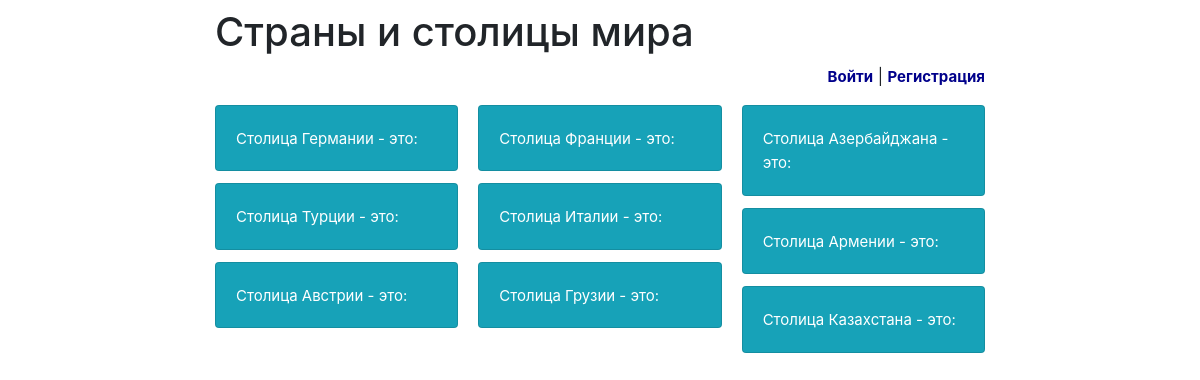
Page /geography/ on the committed database.
### geography/models.py (models this page shows)
class Capital(models.Model):
    capital_text = models.CharField(max_length=255)
    pub_date = models.DateTimeField('date published')

### geography/views.py (the view)
# urls.py: path(r'', views.index, name='index'),
def index(request):
    message = None
    if "message" in request.GET:
        message = request.GET["message"]
    return render(
        request,
        "index.html",
        {
            "latest_geography":
                Capital.objects.order_by('-pub_date')[:100],
            "message": message
        }
    )

### templates/index.html (shortened to what this page needs)
{% extends 'base.html' %}
{% block main %}
    {% if latest_geography %}
        <div class="card-columns" >
        {% for capital in latest_geography %}
        <div class="card bg-info">
        <div class="card-body text-left">
                    <a href="/geography/{{ capital.id }}/"
                    style="text-decoration:none;color:white;font-size:15px">
                        {{ capital.capital_text }}
                    </a>
        </div>
        </div>
        {% endfor %}
         </div>
    {% else %}
        <p>Нет стран для проверки ваших знаний.</p>
    {% endif %}
{% endblock %}

### templates/base.html (shortened to what this page needs)
<!doctype html>
<html lang="en">
<head>
     <link rel="stylesheet" href="https://cdn.jsdelivr.net/npm/bootstrap@4.6.1/dist/css/bootstrap.min.css">
</head>
<body style="background:url(https://avatars.mds.yandex.net/i?id=f2e61ecd6a3b5af2cca3b9c22defcc52-5489111-images-thumbs&n=13);background-size:100%" >
<div class="container-fluid">
    <div class="row justify-content-center " >
        <div class="col-8">
            <h1 class="mt-2">Страны и столицы мира</h1>
            {% if user.is_authenticated %}
                <p class="text-right ">
                    Привет, {{ user.username }}!
                    <a href="/geography/logout"
                     style="text-decoration:none;color:darkblue;font-size:15px;font-weight:bold">Выйти</a> |
                    <a href="/geography/password-change"
                     style="text-decoration:none;color:darkblue;font-size:15px;font-weight:bold ">
                        Сменить пароль
                    </a>
                </p>
            {% else %}
                <p class="text-right">
                    <a href="/geography/login"
                       style="text-decoration:none;color:darkblue;font-size:15px; font-weight:bold">Войти</a> |
                    <a href="/geography/register"
                     style="text-decoration:none;color:darkblue;font-size:15px;font-weight:bold">Регистрация</a>
                </p>
            {% endif %}
                    {% block main %}
                    {% endblock %}
        </div>
    </div>
</div>
</body>
</html>

### rows in the picture
Capital: capital_text "Столица Германии - это:"
Capital: capital_text "Столица Турции - это:"
Capital: capital_text "Столица Австрии - это:"
Capital: capital_text "Столица Франции - это:"
Capital: capital_text "Столица Италии - это:"
Capital: capital_text "Столица Грузии - это:"
Capital: capital_text "Столица Азербайджана - это:"
Capital: capital_text "Столица Армении - это:"
Capital: capital_text "Столица Казахстана - это:"
